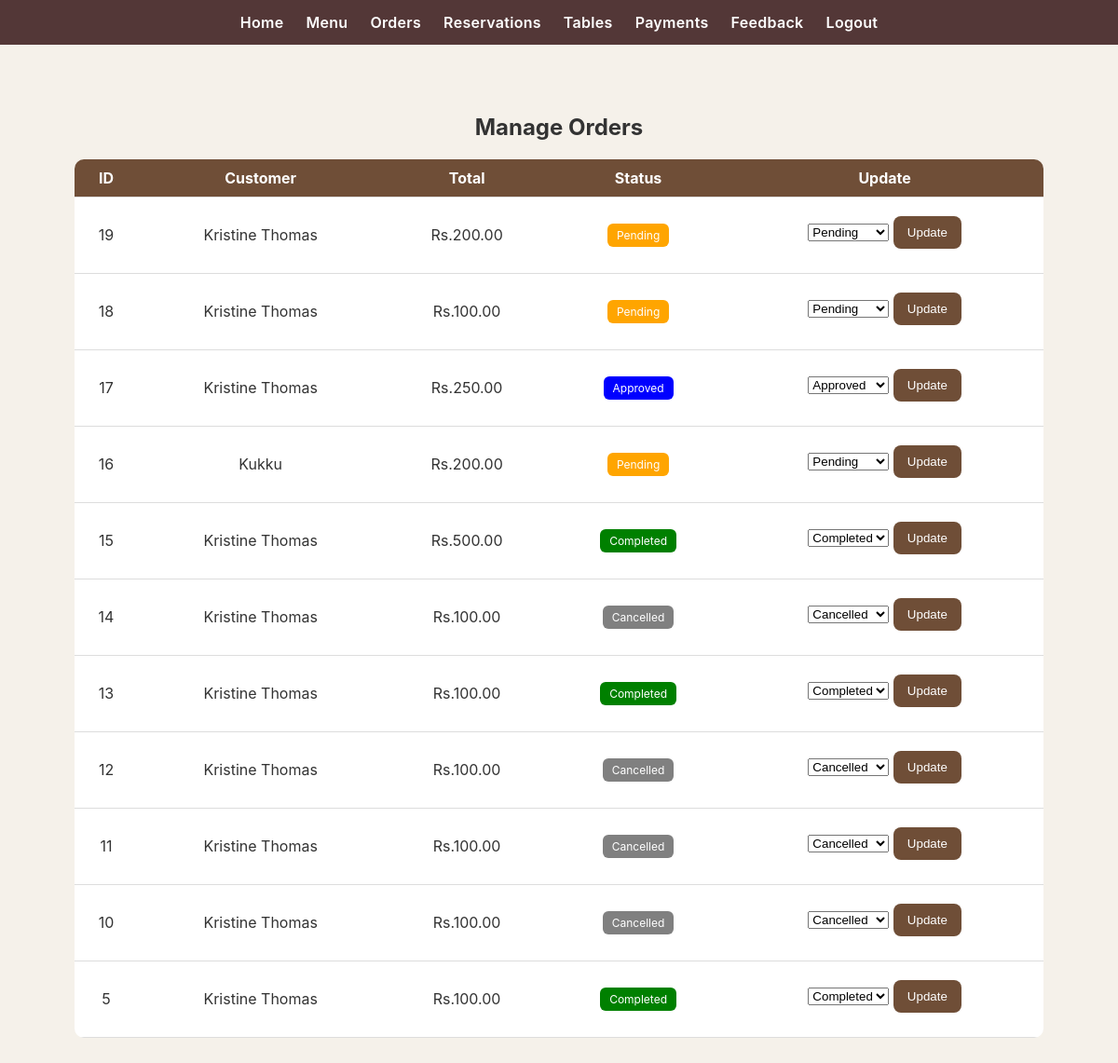
The page /admin/orders.php on the database its author committed.
### tables this page shows
CREATE TABLE `orders` (
  `id` int(11) NOT NULL AUTO_INCREMENT,
  `user_id` int(11) DEFAULT NULL,
  `total` decimal(10,2) DEFAULT NULL,
  `status` enum('Pending','Approved','Completed','Cancelled') DEFAULT 'Pending',
  `order_time` datetime DEFAULT CURRENT_TIMESTAMP,
  PRIMARY KEY (`id`)
);

CREATE TABLE `users` (
  `id` int(11) NOT NULL AUTO_INCREMENT,
  `name` varchar(100) DEFAULT NULL,
  `email` varchar(120) DEFAULT NULL,
  `password` varchar(255) DEFAULT NULL,
  `role` enum('admin','customer') DEFAULT NULL,
  PRIMARY KEY (`id`),
  UNIQUE KEY `email` (`email`)
);

### admin/orders.php (the view, shortened to what this page needs)
<?php include '../db.php'; include 'navbar.php'; ?>
<link rel="stylesheet" href="../style.css">
<div class="container">
<h2 align="center">Manage Orders</h2>
<table class="table">
<tr>
<th>ID</th>
<th>Customer</th>
<th>Total</th>
<th>Status</th>
<th>Update</th>
</tr>
<?php
$res = mysqli_query($conn,"
SELECT o.*, u.name
FROM orders o
JOIN users u ON o.user_id = u.id
ORDER BY o.id DESC
");
while($row = mysqli_fetch_assoc($res)){
?>
<tr>
<td><?php echo $row['id']; ?></td>
<td><?php echo htmlspecialchars($row['name']); ?></td>
<td>Rs.<?php echo $row['total']; ?></td>
<td>
    <span class="badge b-<?php echo strtolower($row['status']); ?>">
        <?php echo htmlspecialchars($row['status']); ?>
    </span>
</td>
<td>
<form method="post">
<select name="status">
<option value="Pending" <?php if($row['status']=="Pending") echo "selected"; ?>>Pending</option>
<option value="Approved" <?php if($row['status']=="Approved") echo "selected"; ?>>Approved</option>
<option value="Completed" <?php if($row['status']=="Completed") echo "selected"; ?>>Completed</option>
<option value="Cancelled" <?php if($row['status']=="Cancelled") echo "selected"; ?>>Cancelled</option></select>
<button class="btn small" name="update" value="<?php echo $row['id']; ?>">Update</button>
</form>
</td>
</tr>
<?php } ?>
</table>
</div>

### style.css (style rules this page uses)
* { box-sizing:border-box }
body { margin: 0; font-family: -apple-system, BlinkMacSystemFont, "Segoe UI", Arial, sans-serif; }
.inner-page { background-color: #f5f1ea; }
body { margin:0;background:#f5f1ea;color:#333 }
.container { width:92%;max-width:1100px;margin:24px auto }
.btn { display:inline-block;background:#6f4e37;color:#fff;border:none;border-radius:8px; padding:10px 14px;cursor:pointer;text-decoration:none }
.table { width:100%;border-collapse:collapse;background:#fff;border-radius:10px;overflow:hidden }
.table th,.table td { padding:10px;border-bottom:1px solid #eee;text-align:center }
.table th { background:#4b2e2e;color:#fff }
.badge { padding:4px 8px;border-radius:6px;color:#fff;font-size:12px }
.b-pending { background:#f39c12 }
.b-approved { background:#3498db }
.b-completed { background:#27ae60 }
.b-cancelled { background:#7f8c8d }
.btn { display: inline-block; margin-top: 10px; background: #6f4e37; color: white; padding: 10px 15px; border-radius: 8px; text-decoration: none; transition: 0.3s; }
.container { padding: 30px; }
.badge { padding: 5px 10px; border-radius: 6px; color: white; font-size: 12px; }
.b-pending { background: orange; }
.b-approved { background: blue; }
.b-completed { background: green; }
.b-cancelled { background: gray; }
.table { width: 100%; margin-top: 20px; border-collapse: collapse; }
.table th, .table td { padding: 10px; border-bottom: 1px solid #ddd; text-align: center; }
.table th { background: #6f4e37; color: white; }

### rows shown on the page
orders: id "19", user.name "Kristine Thomas", total "200.00", status "Pending"
orders: id "18", user.name "Kristine Thomas", total "100.00", status "Pending"
orders: id "17", user.name "Kristine Thomas", total "250.00", status "Approved"
orders: id "16", user.name "Kukku", total "200.00", status "Pending"
orders: id "15", user.name "Kristine Thomas", total "500.00", status "Completed"
orders: id "14", user.name "Kristine Thomas", total "100.00", status "Cancelled"
orders: id "13", user.name "Kristine Thomas", total "100.00", status "Completed"
orders: id "12", user.name "Kristine Thomas", total "100.00", status "Cancelled"
orders: id "11", user.name "Kristine Thomas", total "100.00", status "Cancelled"
orders: id "10", user.name "Kristine Thomas", total "100.00", status "Cancelled"
orders: id "5", user.name "Kristine Thomas", total "100.00", status "Completed"
